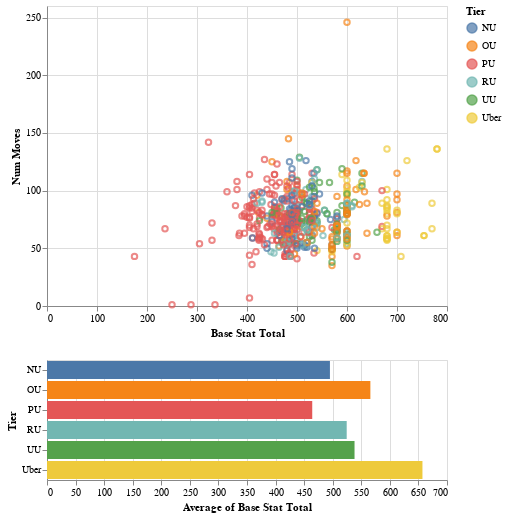

Write notebook code for a chart like this one.
### Code cell
#create scatter plot and bar graph using brushing and linking to make it interative

multi = alt.selection_multi(fields=['Tier'], empty='all')
interval = alt.selection_interval(encodings=['y'])

scatter = alt.Chart(df).mark_point().encode(
    x='Base Stat Total',
    y='Num Moves',
    color=alt.condition(multi & interval, 'Tier', alt.value('lightgray'))
).properties(
    selection=interval
)

bar = alt.Chart(df).mark_bar().encode(
    x='average(Base Stat Total)',
    y='Tier',
    color=alt.condition(multi, 'Tier', alt.value('lightgray'))
).properties(
    selection=multi
).transform_filter(
    interval
)

plot = scatter & bar
plot

### Figure 1 — Vega-Lite specification as saved in the notebook (floating-point values rounded to 4 significant figures; data arrays with more than 128 entries replaced by an {"elided": "..."} marker saying what was removed)
{"config": {"view": {"continuousWidth": 400, "continuousHeight": 300}}, "vconcat": [{"mark": "point", "encoding": {"color": {"condition": {"field": "Tier", "type": "nominal", "selection": {"and": ["selector007", "selector008"]}}, "value": "lightgray"}, "x": {"field": "Base Stat Total", "type": "quantitative"}, "y": {"field": "Num Moves", "type": "quantitative"}}, "selection": {"selector008": {"type": "interval", "encodings": ["y"]}}}, {"mark": "bar", "encoding": {"color": {"condition": {"field": "Tier", "type": "nominal", "selection": "selector007"}, "value": "lightgray"}, "x": {"aggregate": "average", "field": "Base Stat Total", "type": "quantitative"}, "y": {"field": "Tier", "type": "nominal"}}, "selection": {"selector007": {"type": "multi", "fields": ["Tier"], "empty": "all"}}, "transform": [{"filter": {"selection": "selector008"}}]}], "data": {"name": "data-4ba12c371029303f29772324f5d63a54"}, "$schema": "https://vega.github.io/schema/vega-lite/v4.17.0.json", "datasets": {"data-4ba12c371029303f29772324f5d63a54": {"elided": "553 records"}}}
